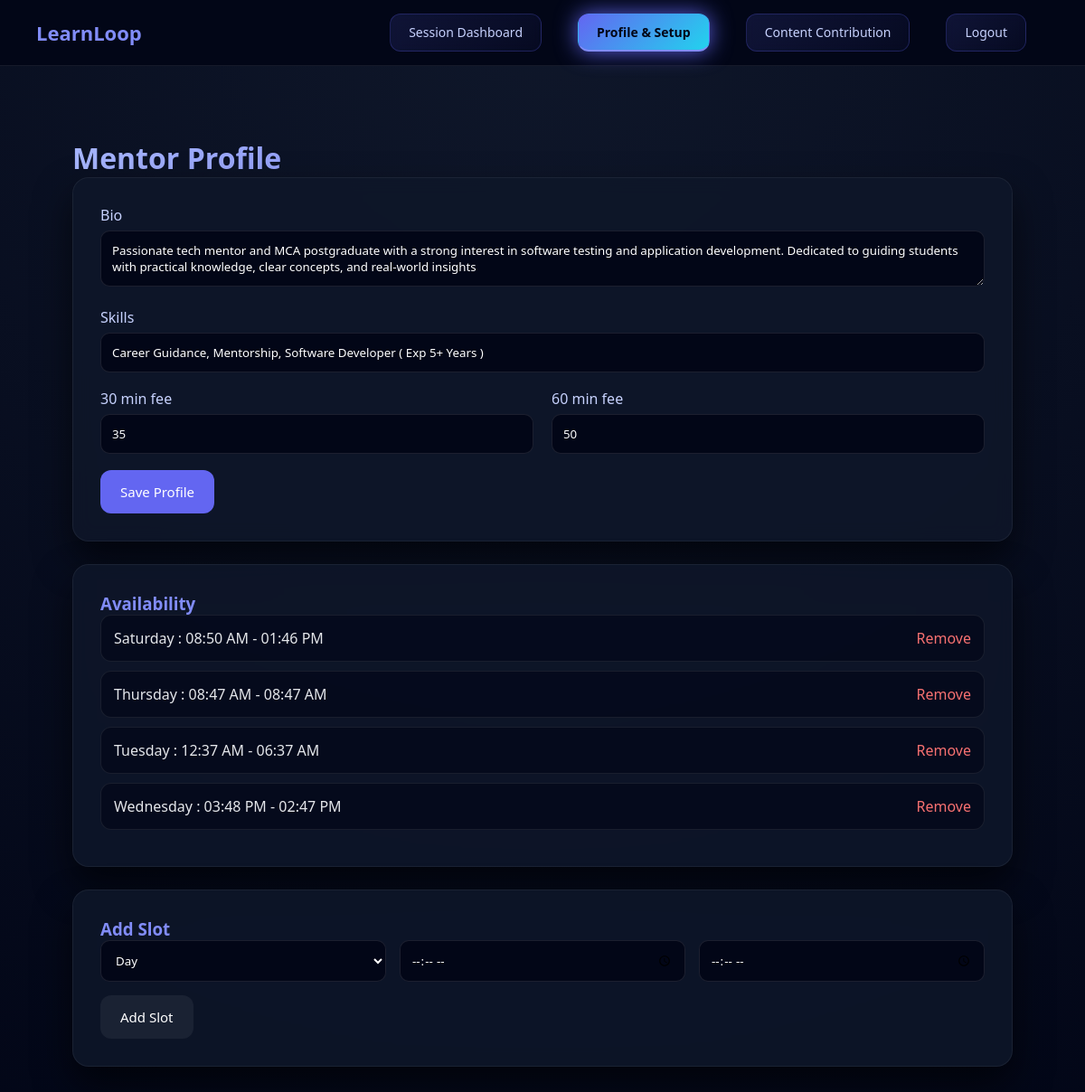
Before: /mentor/dashboard/profile/ (signed in) with the older database file.
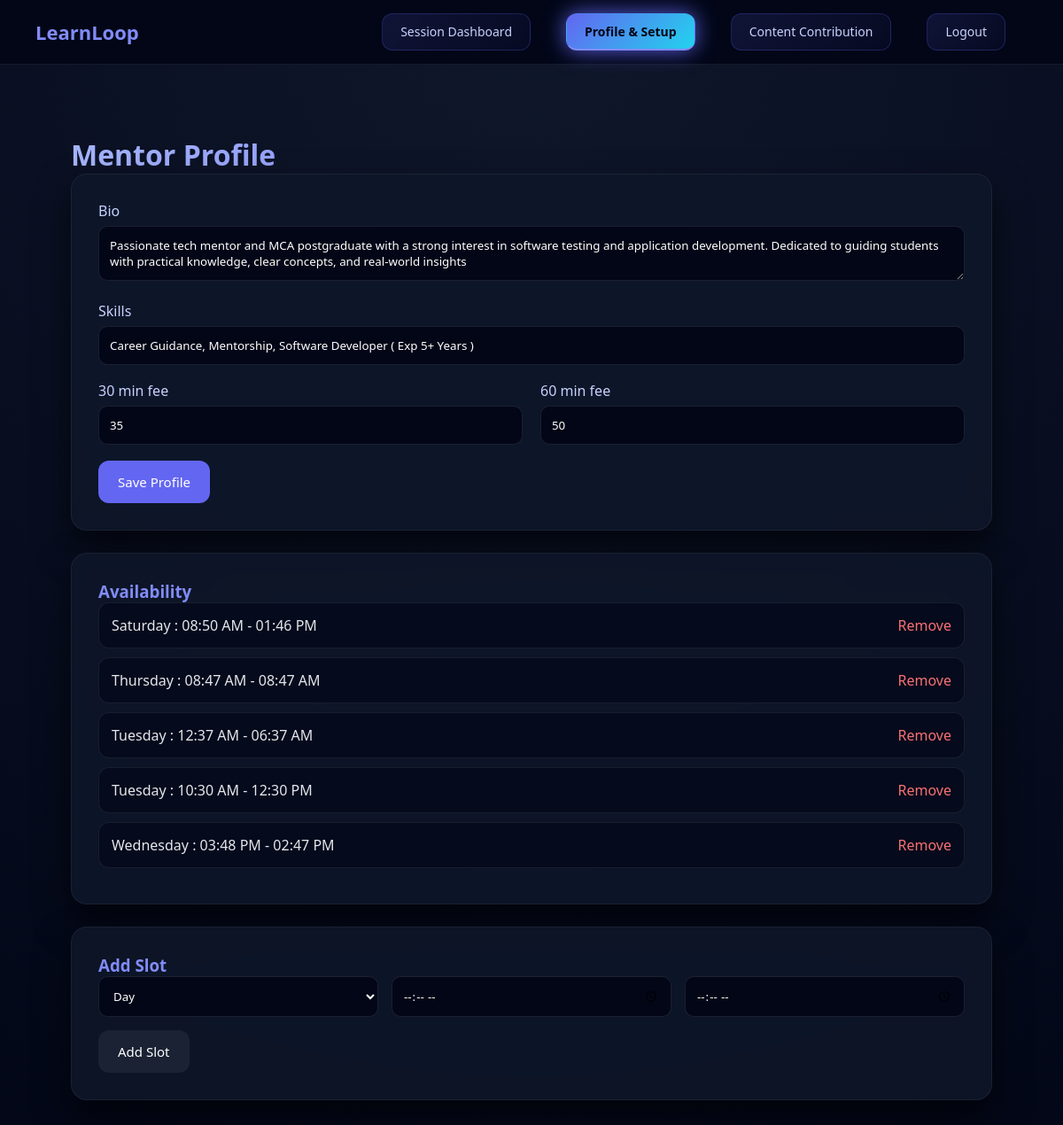
After: the same page with the newer database file.
### mentor/models.py (models this page shows, shortened)
class AvailabilitySlot(models.Model):
    DAYS_OF_WEEK = [
        ('monday', 'Monday'),
        ('tuesday', 'Tuesday'),
        ('wednesday', 'Wednesday'),
        ('thursday', 'Thursday'),
        ('friday', 'Friday'),
        ('saturday', 'Saturday'),
        ('sunday', 'Sunday'),
    ]
    mentor = models.ForeignKey(
        CustomUser,
        on_delete=models.CASCADE,
        related_name='mentor_availability_slots',
        limit_choices_to={'role': 'mentor'}
    )
    day_of_week = models.CharField(max_length=10, choices=DAYS_OF_WEEK)
    start_time = models.TimeField()
    end_time = models.TimeField()
    is_active = models.BooleanField(default=True)
    created_at = models.DateTimeField(auto_now_add=True)
    class Meta:
        verbose_name = "Availability Slot"
        verbose_name_plural = "Availability Slots"
        ordering = ['day_of_week', 'start_time']

### mentor/views.py (the view, shortened to what this page needs)
# urls.py: path('dashboard/profile/', views.mentor_profile, name='mentor_profile_setup'),
@login_required
def mentor_profile(request):
    if request.user.role != 'mentor':
        messages.error(request, "⛔ Only mentors can access this page.")
        return redirect('home')
    if not request.user.is_approved:
        messages.error(request, "⏳ You must be approved by admin.")
        return redirect('home')
    mentor_profile, created = MentorProfile.objects.get_or_create(
        user=request.user,
        defaults={
            'bio': '',
            'expertise': '',
            'fee_30min': 10,
            'fee_60min': 20,
        }
    )
    availability_slots = AvailabilitySlot.objects.filter(
        mentor=request.user,
        is_active=True
    ).order_by('day_of_week', 'start_time')
    return render(request, 'mentor/profile.html', {
        'mentor_profile': mentor_profile,
        'availability_slots': availability_slots,
    })

### mentor/templates/mentor/profile.html (shortened to what this page needs)
{% extends 'dashboard/mentorbase.html'%}
{% block content %}
<div id="profile" class="content-view">
    <h1 style="font-size:32px;
               background:linear-gradient(90deg,#a5b4fc,#6366f1);
               -webkit-background-clip:text;
               -webkit-text-fill-color:transparent;">
        Mentor Profile
    </h1>
    <form method="POST" class="card">
    <div class="form-group">
        <label>Bio</label>
        <textarea name="bio">{{ mentor_profile.bio|default:'' }}</textarea>
    </div>
    <div class="form-group">
        <label>Skills</label>
        <input name="skills" value="{{ mentor_profile.expertise|default:'' }}">
    </div>
    <div style="display:grid;grid-template-columns:1fr 1fr;gap:20px;">
        <div class="form-group">
            <label>30 min fee</label>
            <input type="number" name="fee_30m" value="{{ mentor_profile.fee_30min }}">
        </div>
        <div class="form-group">
            <label>60 min fee</label>
            <input type="number" name="fee_60m" value="{{ mentor_profile.fee_60min }}">
        </div>
    </div>
    <button class="btn btn-primary">Save Profile</button>
</form>
    <div class="card">
        <h3 style="color:#818cf8;">Availability</h3>
        {% for slot in availability_slots %}
        <div class="slot-item">
            <span>{{ slot.get_day_of_week_display }} :
            {{ slot.start_time|time:'h:i A' }} - {{ slot.end_time|time:'h:i A' }}</span>
            <a href="{% url 'remove_availability' slot.id %}"
               onclick="return confirm('Remove?')">Remove</a>
        </div>
        {% empty %}
        <p>No slots added yet</p>
        {% endfor %}
    </div>
    <form method="POST" action="{% url 'add_availability' %}" class="card">
        <h3 style="color:#818cf8;">Add Slot</h3>
        <div style="display:grid;grid-template-columns:1fr 1fr 1fr;gap:15px;">
            <select name="day">
                <option value="">Day</option>
            </select>
            <input type="time" name="time_from">
            <input type="time" name="time_to">
        </div>
        <button class="btn btn-gray" style="margin-top:15px;">Add Slot</button>
    </form>
</div>
{% endblock %}

Changed rows visible on the page:
added AvailabilitySlot: day_of_week "Tuesday", start_time "10:30 AM", end_time "12:30 PM"
